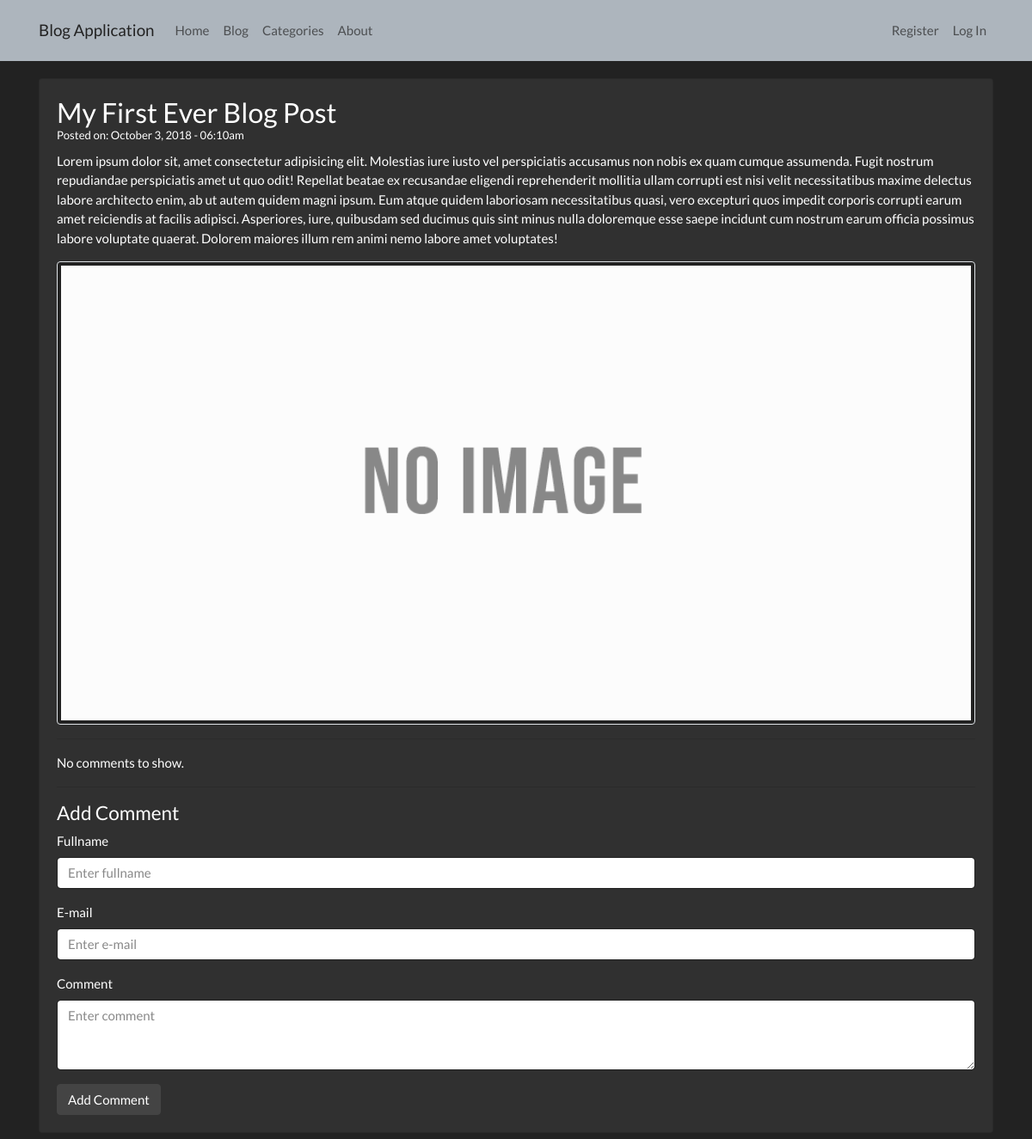
Page /posts/My-First-Ever-Blog-Post on the committed database.
### tables this page shows
CREATE TABLE `posts` (
  `id` int(11) NOT NULL,
  `cat_id` int(11) NOT NULL,
  `user_id` int(11) NOT NULL,
  `title` varchar(255) NOT NULL,
  `slug` varchar(255) NOT NULL,
  `body` text NOT NULL,
  `image` text NOT NULL,
  `created_at` timestamp NOT NULL DEFAULT CURRENT_TIMESTAMP
);

### application/controllers/Posts.php (called while the page is built, shortened)
<?php
  class Posts extends CI_Controller {
    public function view($slug = NULL) {
      $data['post'] = $this->posts_model->get_posts($slug);
      $post_id = $data['post']['id'];
      $data['comments'] = $this->comment_model->get_comments($post_id);
      $data['title'] = $data['post']['title'];
      $this->load->view('templates/header');
      $this->load->view('posts/view', $data);
      $this->load->view('templates/footer');
    }
  }
?>

### index.php (called while the page is built, shortened)
<?php
require_once BASEPATH.'core/CodeIgniter.php';

### application/models/Posts_model.php (called while the page is built, shortened)
<?php
  class Posts_model extends CI_Model {
    public function get_posts($slug = FALSE, $limit = FALSE, $offset = FALSE) {
      $query = $this->db->get_where('posts', array('slug' => $slug));
      return $query->row_array();
    }
  }
?>

### application/views/posts/view.php (the view, shortened to what this page needs)
<div class="card">
  <div class="card-body">
    <h3 style="margin-bottom: -5px;"><?=$post['title'];?></h3>
    <small>Posted on: <?=date("F j, Y - h:ia", strtotime($post['created_at']));?></small>
    <p class="mt-2"><?=$post['body'];?></p>
    <img class="img-thumbnail img-responsive" style="width: 100%;" src="<?=site_url();?>assets/images/posts/<?=$post['image'];?>" alt="">
    <hr>
    <?php if($comments) :?>
      <?php foreach($comments as $comment) :?>
      <div class="card bg-secondary">
        <div class="card-body">
          <p style="margin-bottom: -5px;"><strong><?=$comment['fullname'];?></strong></p>
          <small>E-mail: <?=$comment['email'];?> &bull; Posted at: <?=date("F j, Y - h:ia", strtotime($comment['created_at']));?> </small>
          <p class="mt-2"><?=$comment['comment'];?></p>
        </div>
      </div>
      <?php endforeach;?>
    <?php else :?>
      <p>No comments to show.</p>
    <?php endif;?>
    <hr>
    <h4>Add Comment</h4>
    <?=form_open('comments/create/'.$post['id']);?>
    <div class="form-group">
      <label>Fullname</label>
      <input type="text" class="form-control" name="fullname" placeholder="Enter fullname">
    </div>
    <div class="form-group">
      <label>E-mail</label>
      <input type="email" class="form-control" name="email" placeholder="Enter e-mail">
    </div>
    <div class="form-group">
      <label>Comment</label>
      <textarea class="form-control" rows="3" name="comment" placeholder="Enter comment"></textarea>
    </div>
    <button type="submit" class="btn btn-secondary">Add Comment</button>
    </form>
  </div>
</div>

### application/views/templates/header.php (shortened to what this page needs)
<!DOCTYPE html>
<html>
<head>
  <link rel="stylesheet" type="text/css" media="screen" href="https://bootswatch.com/4/darkly/bootstrap.min.css" />
  <link rel="stylesheet" href="<?=base_url();?>/assets/css/style.css">
</head>
<body>
<nav class="navbar navbar-expand-lg navbar-light bg-light">
  <div class="container">
    <div class="collapse navbar-collapse" id="navbarTogglerDemo01">
      <a class="navbar-brand" href="<?=base_url();?>">Blog Application</a>
      <ul class="navbar-nav mr-auto mt-2 mt-lg-0">
        <li class="nav-item">
          <a class="nav-link" href="<?=base_url();?>">Home</a>
        </li>
        <li class="nav-item">
          <a class="nav-link" href="<?=base_url();?>posts">Blog</a>
        </li>
        <li class="nav-item">
          <a class="nav-link" href="<?=base_url();?>categories">Categories</a>
        </li>
        <li class="nav-item">
          <a class="nav-link" href="<?=base_url();?>about">About</a>
        </li>
      </ul>
      <ul class="navbar-nav">
      <?php if (!$this->session->userdata('logged_in')) : ?>
        <li class="nav-item">
          <a class="nav-link" href="<?=base_url();?>users/register">Register</a>
        </li>
        <li class="nav-item">
          <a class="nav-link" href="<?=base_url();?>users/login">Log In</a>
        </li>
      <?php endif;?>
      </ul>
    </div>
  </div>
</nav>
<div class="container" style="margin-top: 20px; margin-bottom: 20px;">

### application/views/templates/footer.php (shortened to what this page needs)
</div>
</body>
</html>

### rows in the picture
posts: title "My First Ever Blog Post", created_at "October 3, 2018 - 06:10am", body "Lorem ipsum dolor sit, amet consectetur adipisicing elit. Molestias iure iusto vel perspiciatis accusamus non nobis ex quam cumque assumenda. Fugit nostrum repudiandae perspiciatis amet ut quo odit! Repellat beatae ex recusandae eligendi reprehenderit mollitia ullam corrupti est nisi velit necessitatibus maxime delectus labore architecto enim, ab ut autem quidem magni ipsum. Eum atque quidem laboriosam necessitatibus quasi, vero excepturi quos impedit corporis corrupti earum amet reiciendis at facilis adipisci. Asperiores, iure, quibusdam sed ducimus quis sint minus nulla doloremque esse saepe incidunt cum nostrum earum officia possimus labore voluptate quaerat. Dolorem maiores illum rem…", image (placeholder picture)
